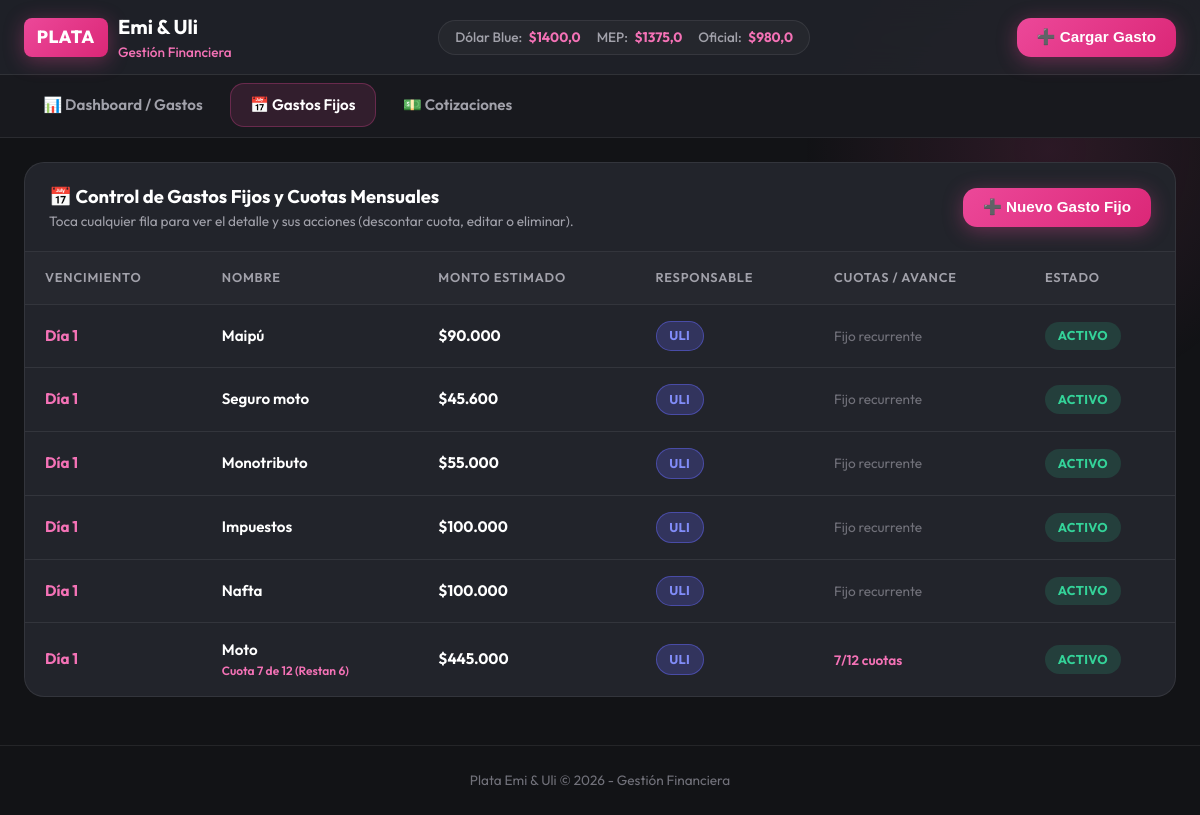
Screenshot of /gastos-fijos/ with the database file from the repository.
### finanzas/models.py (models this page shows, shortened)
class GastoFijo(models.Model):
    nombre = models.CharField(max_length=100)
    monto_estimado = models.DecimalField(max_digits=12, decimal_places=2)
    dia_vencimiento = models.IntegerField(default=1)
    responsable = models.CharField(max_length=15, choices=ResponsableFijo.choices, default=ResponsableFijo.AMBOS)
    es_cuota = models.BooleanField(default=False)
    cuotas_totales = models.IntegerField(null=True, blank=True, default=None)
    cuotas_restantes = models.IntegerField(null=True, blank=True, default=None)
    fecha_fin_cuota = models.DateField(null=True, blank=True, help_text="Fecha o mes de finalización de la cuota")
    activo = models.BooleanField(default=True)
    notas = models.TextField(blank=True, default='')
    @property
    def badge_style(self):
        if self.responsable == 'EMI':
            return 'background:rgba(236, 72, 153, 0.25); color:#f472b6; border:1px solid rgba(236, 72, 153, 0.5);'
        elif self.responsable == 'ULI':
            return 'background:rgba(99, 102, 241, 0.25); color:#818cf8; border:1px solid rgba(99, 102, 241, 0.5);'
        return 'background:rgba(52, 211, 153, 0.25); color:#34d399; border:1px solid rgba(52, 211, 153, 0.5);'
    def cuota_actual(self):
        if self.es_cuota and self.cuotas_totales and self.cuotas_restantes is not None:
            return (self.cuotas_totales - self.cuotas_restantes) + 1
        return None
    class Meta:
        verbose_name = "Gasto Fijo"
        verbose_name_plural = "Gastos Fijos"
        ordering = ['dia_vencimiento']

### finanzas/views.py (the view, shortened to what this page needs)
# urls.py: path('gastos-fijos/', views.gastos_fijos_view, name='gastos_fijos'),
def gastos_fijos_view(request):
    context = get_base_context(request)
    gastos_fijos = GastoFijo.objects.all()
    context.update({
        'gastos_fijos': gastos_fijos,
        'active_tab': 'gastos_fijos',
    })
    return render(request, 'finanzas/gastos_fijos.html', context)

### finanzas/templatetags/currency_filters.py (called while the page is built)
@register.filter(name='punto_monto')
def punto_monto(value):
    if value is None or value == '':
        return "0"
    try:
        val = float(value)
        parts = f"{val:,.2f}".split('.')
        integer_part = parts[0].replace(',', '.')
        decimal_part = parts[1]
        if decimal_part == '00':
            return integer_part
        return f"{integer_part},{decimal_part}"
    except Exception:
        return str(value)

### finanzas/views.py (called while the page is built)
def get_base_context(request):
    dolar_rates = get_dolar_rates()
    return {
        'dolar_rates': dolar_rates,
        'tipos_division': TipoDivision.choices,
    }

### finanzas/templates/finanzas/gastos_fijos.html (shortened to what this page needs)
{% extends 'base.html' %}
{% load currency_filters %}
{% block content %}
<div class="table-container">
  <div class="table-header-box">
    <div>
      <h2 class="table-title">📅 Control de Gastos Fijos y Cuotas Mensuales</h2>
      <div style="font-size:0.85rem; color:var(--gray-400);">Toca cualquier fila para ver el detalle y sus acciones (descontar cuota, editar o eliminar).</div>
    </div>
    <div>
      <button class="btn btn-pink" data-open-modal="modal-nuevo-gasto-fijo">➕ Nuevo Gasto Fijo</button>
    </div>
  </div>
  <table>
    <thead>
      <tr>
        <th>Vencimiento</th>
        <th>Nombre</th>
        <th>Monto Estimado</th>
        <th>Responsable</th>
        <th>Cuotas / Avance</th>
        <th>Estado</th>
      </tr>
    </thead>
    <tbody>
      {% for gf in gastos_fijos %}
      <tr class="table-row-clickable" style="cursor:pointer;" data-gf-detail
          data-id="{{ gf.id }}"
          data-nombre="{{ gf.nombre }}"
          data-monto="{{ gf.monto_estimado|punto_monto }}"
          data-monto-raw="{{ gf.monto_estimado|stringformat:'f' }}"
          data-dia="{{ gf.dia_vencimiento }}"
          data-resp="{{ gf.responsable }}"
          data-resp-display="{{ gf.get_responsable_display }}"
          data-badge-style="{{ gf.badge_style }}"
          data-es-cuota="{% if gf.es_cuota %}true{% else %}false{% endif %}"
          data-cuota-actual="{{ gf.cuota_actual|default:'' }}"
          data-cuotas-totales="{{ gf.cuotas_totales|default:'' }}"
          data-cuotas-restantes="{{ gf.cuotas_restantes|default:'' }}"
          data-fecha-fin-display="{{ gf.fecha_fin_cuota|date:'d/m/Y' }}"
          data-fecha-fin-raw="{{ gf.fecha_fin_cuota|date:'Y-m-d' }}"
          data-activo="{% if gf.activo %}true{% else %}false{% endif %}">
        <td style="font-weight:700; color:var(--pink-light);">Día {{ gf.dia_vencimiento }}</td>
        <td style="font-weight:600; color:white;">
          {{ gf.nombre }}
          {% if gf.es_cuota and gf.cuotas_totales %}
          <div style="font-size:0.75rem; color:var(--pink-light);">
            Cuota {{ gf.cuota_actual }} de {{ gf.cuotas_totales }} (Restan {{ gf.cuotas_restantes }})
          </div>
          {% endif %}
        </td>
        <td style="font-weight:700; color:white;">${{ gf.monto_estimado|punto_monto }}</td>
        <td>
          <span class="badge" style="{{ gf.badge_style }}">{{ gf.get_responsable_display }}</span>
        </td>
        <td>
          {% if gf.es_cuota %}
          <div style="font-size:0.85rem; color:var(--pink-light); font-weight:600;">
            {{ gf.cuota_actual }}/{{ gf.cuotas_totales }} cuotas
          </div>
          {% else %}
          <span style="color:var(--gray-500); font-size:0.85rem;">Fijo recurrente</span>
          {% endif %}
        </td>
        <td>
          {% if gf.activo %}
          <span class="badge" style="background:rgba(52,211,153,0.15); color:#34d399;">Activo</span>
          {% else %}
          <span class="badge" style="background:rgba(113,113,122,0.2); color:#a1a1aa;">Finalizado/Pausado</span>
          {% endif %}
        </td>
      </tr>
      {% empty %}
      <tr>
        <td colspan="6" style="text-align:center; padding:2rem; color:var(--gray-400);">
          No hay gastos fijos registrados.
        </td>
      </tr>
      {% endfor %}
    </tbody>
  </table>
</div>
{% endblock %}

### finanzas/static/css/styles.css (style rules this page uses)
:root { --bg-dark: #121316; --bg-canvas: #18191e; --bg-card: #22242b; --bg-card-hover: #2a2d36; --bg-card-glass: rgba(34, 36, 43, 0.85); --border-color: rgba(255, 255, 255, 0.08); --border-pink: rgba(236, 72, 153, 0.3); --pink-primary: #ec4899; --pink-light: #f472b6; --pink-subtle: rgba(236, 72, 153, 0.12); --pink-subtle-hover: rgba(236, 72, 153, 0.22); --pink-gradient: linear-gradient(135deg, #ec4899 0%, #db2777 100%); --pink-glow: 0 4px 20px rgba(236, 72, 153, 0.35); --gray-100: #f4f4f5; --gray-300: #d4d4d8; --gray-400: #a1a1aa; --gray-500: #71717a; --gray-700: #3f3f46; --gray-800: #27272a; --text-white: #ffffff; --text-muted: #a1a1aa; --success-green: #34d399; --warning-amber: #fbbf24; --radius-sm: 8px; --radius-md: 14px; --radius-lg: 20px; --radius-pill: 9999px; --shadow-sm: 0 2px 8px rgba(0, 0, 0, 0.3); --shadow-md: 0 8px 30px rgba(0, 0, 0, 0.4); }
* { margin: 0; padding: 0; box-sizing: border-box; }
body { font-family: 'Outfit', 'Inter', sans-serif; background-color: var(--bg-dark); color: var(--text-white); min-height: 100vh; line-height: 1.5; -webkit-font-smoothing: antialiased; }
body::before { content: ''; position: fixed; top: -100px; right: -100px; width: 500px; height: 500px; background: radial-gradient(circle, rgba(236, 72, 153, 0.12) 0%, rgba(0, 0, 0, 0) 70%); pointer-events: none; z-index: 0; }
.table-container { background: var(--bg-card); border: 1px solid var(--border-color); border-radius: var(--radius-lg); overflow: hidden; margin-bottom: 1.5rem; }
.table-header-box { padding: 1.25rem 1.5rem; border-bottom: 1px solid var(--border-color); display: flex; justify-content: space-between; align-items: center; flex-wrap: wrap; gap: 1rem; }
.table-title { font-size: 1.15rem; font-weight: 700; color: var(--text-white); }
table { width: 100%; border-collapse: collapse; text-align: left; }
th { background: rgba(255, 255, 255, 0.02); color: var(--gray-400); font-size: 0.8rem; text-transform: uppercase; letter-spacing: 0.8px; padding: 1rem 1.25rem; border-bottom: 1px solid var(--border-color); font-weight: 600; }
td { padding: 1rem 1.25rem; border-bottom: 1px solid var(--border-color); font-size: 0.95rem; color: var(--gray-300); vertical-align: middle; }
tr:last-child td { border-bottom: none; }
.btn { display: inline-flex; align-items: center; gap: 0.5rem; padding: 0.65rem 1.25rem; border-radius: var(--radius-md); font-weight: 600; font-size: 0.95rem; cursor: pointer; border: none; transition: all 0.2s ease; text-decoration: none; }
.btn-pink { background: var(--pink-gradient); color: var(--text-white); box-shadow: var(--pink-glow); }
.badge { display: inline-block; padding: 0.3rem 0.8rem; border-radius: var(--radius-pill); font-size: 0.8rem; font-weight: 700; text-transform: uppercase; letter-spacing: 0.3px; }

### rows the page displays
GastoFijo: dia_vencimiento "1", nombre "Maipú", monto_estimado|punto_monto "90.000", responsable "ULI", es_cuota "Fijo recurrente", activo "ACTIVO"
GastoFijo: dia_vencimiento "1", nombre "Seguro moto", monto_estimado|punto_monto "45.600", responsable "ULI", es_cuota "Fijo recurrente", activo "ACTIVO"
GastoFijo: dia_vencimiento "1", nombre "Monotributo", monto_estimado|punto_monto "55.000", responsable "ULI", es_cuota "Fijo recurrente", activo "ACTIVO"
GastoFijo: dia_vencimiento "1", nombre "Impuestos", monto_estimado|punto_monto "100.000", responsable "ULI", es_cuota "Fijo recurrente", activo "ACTIVO"
GastoFijo: dia_vencimiento "1", nombre "Nafta", monto_estimado|punto_monto "100.000", responsable "ULI", es_cuota "Fijo recurrente", activo "ACTIVO"
GastoFijo: dia_vencimiento "1", nombre "Moto", cuota_actual "7", cuotas_totales "12", cuotas_restantes "6", monto_estimado|punto_monto "445.000", responsable "ULI", activo "ACTIVO"

### other values shown
{{ dolar_rates.blue.venta }} "1400,0"
{{ dolar_rates.bolsa.venta }} "1375,0"
{{ dolar_rates.oficial.venta }} "980,0"
